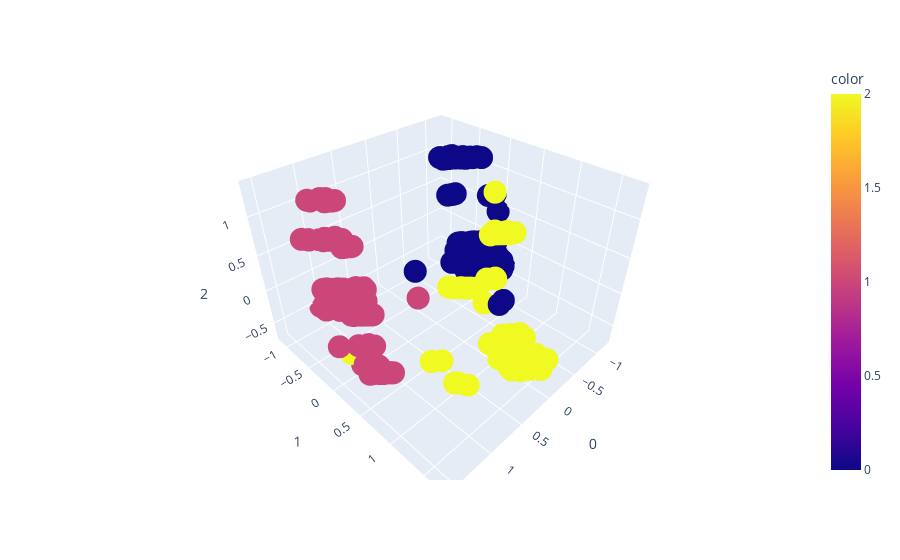

This figure's notebook cell:
### Code cell
import plotly.express as px

pca=PCA(n_components=3)

data_pca=pca.fit_transform(data_s)
# create 3d scatter plot
px.scatter_3d(data_pca,x=0,y=1,z=2,color=y)

### Figure 1 — Plotly figure (JSON) as saved in the notebook; plotly's stock layout.template omitted (floating-point values rounded to 4 significant figures; data arrays with more than 128 entries replaced by an {"elided": "..."} marker saying what was removed)
{"data": [{"hovertemplate": "0=%{x}<br>1=%{y}<br>2=%{z}<br>color=%{marker.color}<extra></extra>", "legendgroup": "", "marker": {"color": {"elided": "693 int values"}, "coloraxis": "coloraxis", "symbol": "circle"}, "mode": "markers", "name": "", "scene": "scene", "showlegend": false, "x": {"elided": "693 float values"}, "y": {"elided": "693 float values"}, "z": {"elided": "693 float values"}, "type": "scatter3d"}], "layout": {"scene": {"domain": {"x": [0.0, 1.0], "y": [0.0, 1.0]}, "xaxis": {"title": {"text": "0"}}, "yaxis": {"title": {"text": "1"}}, "zaxis": {"title": {"text": "2"}}}, "coloraxis": {"colorbar": {"title": {"text": "color"}}, "colorscale": [[0.0, "#0d0887"], [0.1111, "#46039f"], [0.2222, "#7201a8"], [0.3333, "#9c179e"], [0.4444, "#bd3786"], [0.5556, "#d8576b"], [0.6667, "#ed7953"], [0.7778, "#fb9f3a"], [0.8889, "#fdca26"], [1.0, "#f0f921"]]}, "legend": {"tracegroupgap": 0}, "margin": {"t": 60}}}
